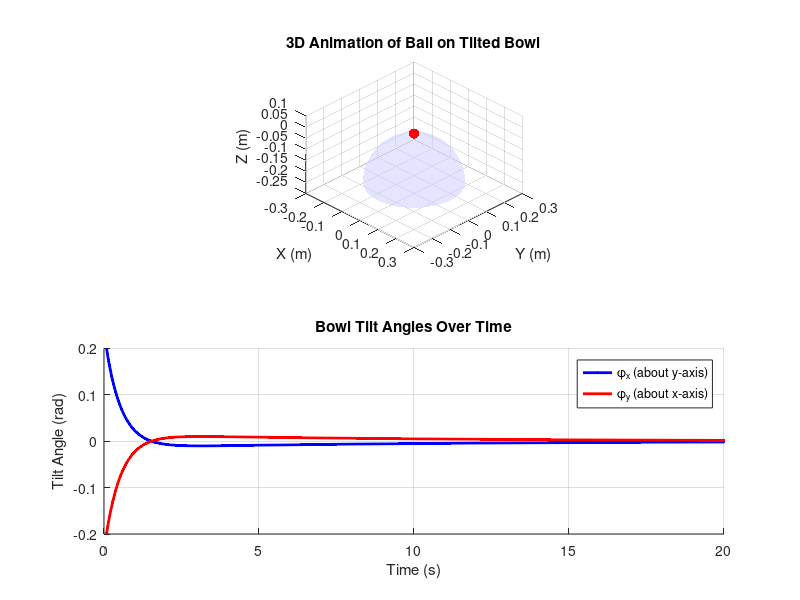

The MATLAB source for this figure:
%% 3D Ball Balancing on an Inverted Hemispherical Bowl using Dual PID Control
% This simulation models a ball balancing on an inverted hemispherical bowl.
% Two independent PID controllers compute the bowl's tilt angles (phi_x and phi_y)
% to keep the ball near the top (x = 0, y = 0) of the bowl.
%
% The ball dynamics (in the bowl's local frame) are modeled by:
%   x'' = (g/R)*x - g*phi_x - damping*x'
%   y'' = (g/R)*y - g*phi_y - damping*y'
%
% The bowl (local coordinates) is given by:
%   z = sqrt(R^2 - x^2 - y^2) - R, for x^2+y^2 <= R^2.
%
% At each simulation step, the bowl is rotated in the world frame by:
%   R_world = R_y(phi_x)*R_x(phi_y),
% and the ball's position is updated accordingly.

clear; clc; close all;

%% Simulation Parameters
dt      = 0.01;         % time step (s)
t_final = 20;           % total simulation time (s)
time    = 0:dt:t_final; % time vector

%% System Parameters
R       = 0.2;          % radius of hemispherical bowl (m)
g       = 9.81;         % gravitational acceleration (m/s^2)
damping = 0.1;          % damping coefficient

%% PID Controller Parameters (same for x and y)
Kp = 15;    % proportional gain
Ki = 1;     % integral gain
Kd = 5;     % derivative gain

%% Initial Conditions (ball state in the bowl’s local coordinates)
x      = 0.05;   % initial displacement in x (m)
y      = -0.05;  % initial displacement in y (m)
x_dot  = 0;      % initial velocity in x (m/s)
y_dot  = 0;      % initial velocity in y (m/s)

% PID state variables for x and y
err_int_x = 0;   prev_err_x = x;
err_int_y = 0;   prev_err_y = y;

%% Precompute the Bowl Surface (in local coordinates)
nTheta = 40; 
nPsi   = 50;
theta = linspace(0,pi/2,nTheta);
psi   = linspace(0,2*pi,nPsi);
[THETA, PSI] = meshgrid(theta, psi);
X_bowl_local = R * sin(THETA) .* cos(PSI);
Y_bowl_local = R * sin(THETA) .* sin(PSI);
Z_bowl_local = R * cos(THETA) - R;  

%% Precompute a Sphere for the Ball
ball_radius = 0.02;  % ball radius (m)
[nBall, mBall] = deal(20);
[X_ball_unit, Y_ball_unit, Z_ball_unit] = sphere(nBall);
X_ball_unit = ball_radius * X_ball_unit;
Y_ball_unit = ball_radius * Y_ball_unit;
Z_ball_unit = ball_radius * Z_ball_unit;

%% Set Up the Figure and Axes
figure('Name','3D Ball Balancing on an Inverted Bowl','NumberTitle','off');

% Top subplot: 3D Animation
subplot(2,1,1);
hold on; axis equal; grid on;
xlabel('X (m)'); ylabel('Y (m)'); zlabel('Z (m)');
title('3D Animation of Ball on Tilted Bowl');
view(45,30);
axis_lim = R + 0.1;
xlim([-axis_lim, axis_lim]); ylim([-axis_lim, axis_lim]);
zlim([-R-0.05, 0.1]);

% Initial bowl surface (world coordinates) and ball surface.
bowl_surf = surf(X_bowl_local, Y_bowl_local, Z_bowl_local, ...
    'FaceAlpha', 0.5, 'EdgeColor','none', 'FaceColor',[0.8 0.8 1]);
ball_surf = surf(X_ball_unit, Y_ball_unit, Z_ball_unit, ...
    'FaceColor','r', 'EdgeColor','none');

% Bottom subplot: Tilt Angles over Time
subplot(2,1,2);
hold on; grid on;
phi_x_plot = plot(0,0,'b','LineWidth',2);
phi_y_plot = plot(0,0,'r','LineWidth',2);
xlabel('Time (s)'); ylabel('Tilt Angle (rad)');
title('Bowl Tilt Angles Over Time');
legend('\phi_x (about y-axis)', '\phi_y (about x-axis)');
xlim([0 t_final]); ylim([-0.2 0.2]);

%% Simulation Loop
phi_x_history = zeros(size(time));
phi_y_history = zeros(size(time));
for i = 1:length(time)
    %% PID Control for x and y
    err_x = x;   err_y = y;
    err_int_x = err_int_x + err_x * dt;
    err_int_y = err_int_y + err_y * dt;
    err_dot_x = (err_x - prev_err_x) / dt;
    err_dot_y = (err_y - prev_err_y) / dt;
    phi_x = Kp * err_x + Ki * err_int_x + Kd * err_dot_x;
    phi_y = Kp * err_y + Ki * err_int_y + Kd * err_dot_y;
    
    %% Update Ball Dynamics (local frame)
    x_ddot = (g/R)*x - g*phi_x - damping*x_dot;
    y_ddot = (g/R)*y - g*phi_y - damping*y_dot;
    x_dot = x_dot + x_ddot*dt;
    y_dot = y_dot + y_ddot*dt;
    x = x + x_dot*dt;
    y = y + y_dot*dt;
    
    %% Store PID outputs for plotting
    phi_x_history(i) = phi_x;
    phi_y_history(i) = phi_y;
    
    %% Compute the Rotation Matrix to Tilt the Bowl
    % Rotation about y-axis by phi_x and about x-axis by phi_y:
    R_x = [1,        0,           0;
           0, cos(phi_y), -sin(phi_y);
           0, sin(phi_y),  cos(phi_y)];
    R_y = [ cos(phi_x), 0, sin(phi_x);
                  0,    1,       0;
           -sin(phi_x), 0, cos(phi_x)];
    R_world = R_y * R_x;
    
    %% Transform Bowl Surface to World Coordinates
    pts_local = [X_bowl_local(:)'; Y_bowl_local(:)'; Z_bowl_local(:)'];
    pts_world = R_world * pts_local;
    X_bowl_world = reshape(pts_world(1,:), size(X_bowl_local));
    Y_bowl_world = reshape(pts_world(2,:), size(Y_bowl_local));
    Z_bowl_world = reshape(pts_world(3,:), size(Z_bowl_local));
    
    %% Compute Ball's Position in Local Coordinates
    z_contact = sqrt(max(R^2 - x^2 - y^2, 0)) - R;
    ball_contact_local = [x; y; z_contact];
    n_local = (ball_contact_local - [0;0;-R]) / R;
    ball_center_local = ball_contact_local + ball_radius * n_local;
    
    %% Transform Ball Center to World Coordinates
    ball_center_world = R_world * ball_center_local;
    
    %% Update Ball Sphere for Animation
    X_ball_world = X_ball_unit + ball_center_world(1);
    Y_ball_world = Y_ball_unit + ball_center_world(2);
    Z_ball_world = Z_ball_unit + ball_center_world(3);
    
    %% Update Graphics
    subplot(2,1,1);
    set(bowl_surf, 'XData', X_bowl_world, 'YData', Y_bowl_world, 'ZData', Z_bowl_world);
    set(ball_surf, 'XData', X_ball_world, 'YData', Y_ball_world, 'ZData', Z_ball_world);
    subplot(2,1,2);
    set(phi_x_plot, 'XData', time(1:i), 'YData', phi_x_history(1:i));
    set(phi_y_plot, 'XData', time(1:i), 'YData', phi_y_history(1:i));
    
    drawnow; pause(0.01);
    
    %% Prepare for Next Iteration
    prev_err_x = err_x;
    prev_err_y = err_y;
end
